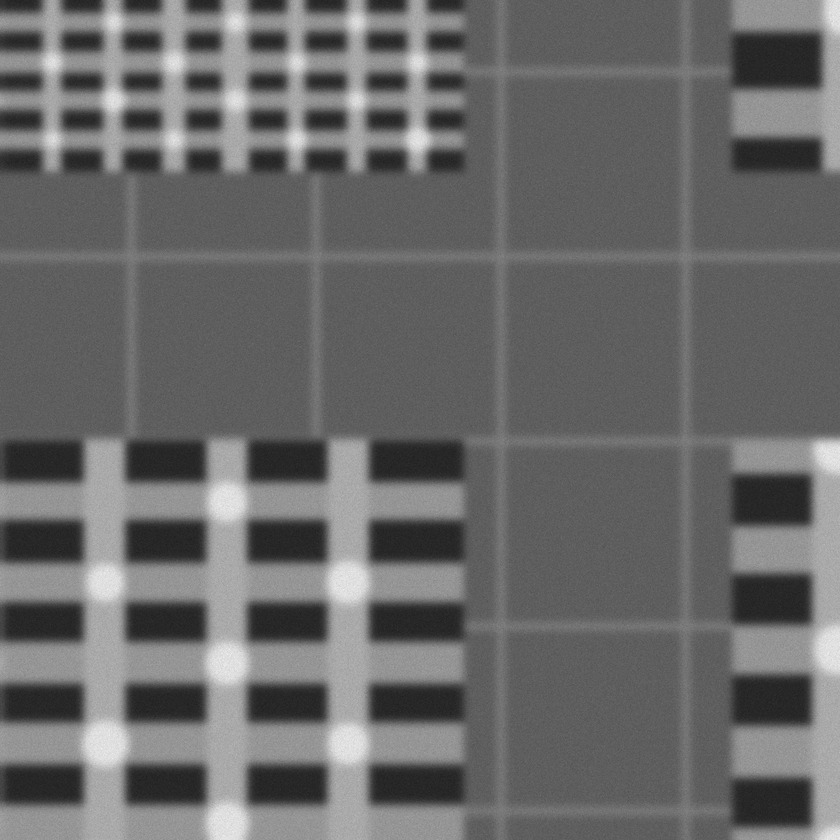
#> input picture data/_sponsor/verify/reference/00000.png, 840 x 840 px, shrunk from 1000 x 1000 before the run
$ python -i preprocess.py   (imports and definitions only)   (older library calls are emulated)
#> lines starting #> are read from the running program, lines starting #| are printed output that depends on the picture; after the words box and inside, x2 and y2 are one past the last pixel; in counts of white or black regions, pixels touching at a corner belong together
#> further down, picture is the input picture: shape (840, 840, 3); min 30, max 239, mean 105.6
"""Preprocessing stages A1-A2: put both images into a domain where correlation is the right tool.

Each function targets a SPECIFIC degradation identified in the verified hypotheses
(results/hypotheses.md), rather than being generic image cleanup. Every one is an ablation row and
has to earn its place by moving a measured number (R9).

The organising idea is the project's thesis: we know the forward model, so rather than tuning a
similarity measure until it copes, we undo the known corruptions and let the estimator be optimal.
"""

from __future__ import annotations

import cv2
import numpy as np


# [140 lines left out: functions median_denoise, row_destripe, destreak, generalized_anscombe, not called in this run]


def estimate_noise_params(img: np.ndarray, n_bins: int = 24) -> tuple[float, float]:
    """Estimate Poisson gain and Gaussian sigma from a single image (step A4).

    Under Poisson-Gaussian noise the local variance is affine in the local mean:

        Var = gain * mean + sigma^2

    so regressing one on the other over homogeneous windows recovers both parameters with no
    training and no assumption about which generator produced the image. That is the point: it
    self-calibrates on the evaluator's data even if their degradation settings differ from ours.

    Windows are restricted to low-gradient regions, because structure edges inflate the local
    variance and would otherwise be mistaken for noise.
    """
#> called with n_bins = 24
    work = img.astype(np.float64)
    k = 5
    mean = cv2.blur(work, (k, k))
    var = np.maximum(cv2.blur(work * work, (k, k)) - mean * mean, 0.0)
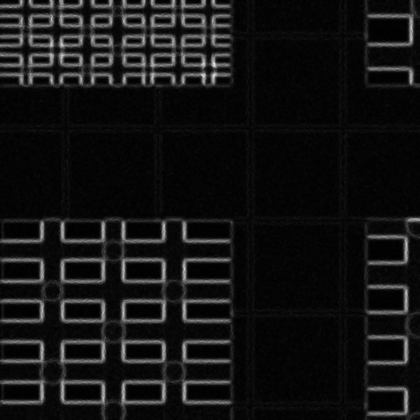
#> var: shape (840, 840, 3) float64 (shown at 1/2 size); min 0.918, max 445.2, mean 35.4; drawn with min black and max white

    gx = cv2.Sobel(mean, cv2.CV_64F, 1, 0, ksize=3)
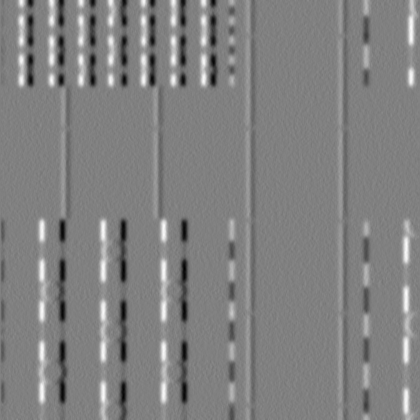
#> gx: shape (840, 840, 3) float64 (shown at 1/2 size); min -100.3, max 98.84, mean 0.5; drawn with min black and max white
    gy = cv2.Sobel(mean, cv2.CV_64F, 0, 1, ksize=3)
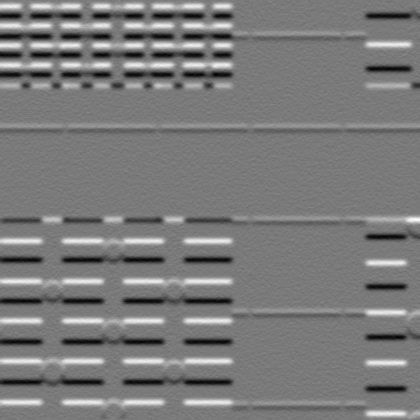
#> gy: shape (840, 840, 3) float64 (shown at 1/2 size); min -85.6, max 93.16, mean 0.4; drawn with min black and max white
    grad = cv2.magnitude(gx, gy)
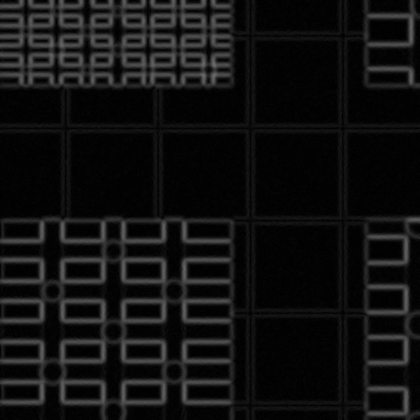
#> grad: shape (840, 840, 3) float64 (shown at 1/2 size); min 0, max 108.9, mean 17
    flat = grad < np.percentile(grad, 20)
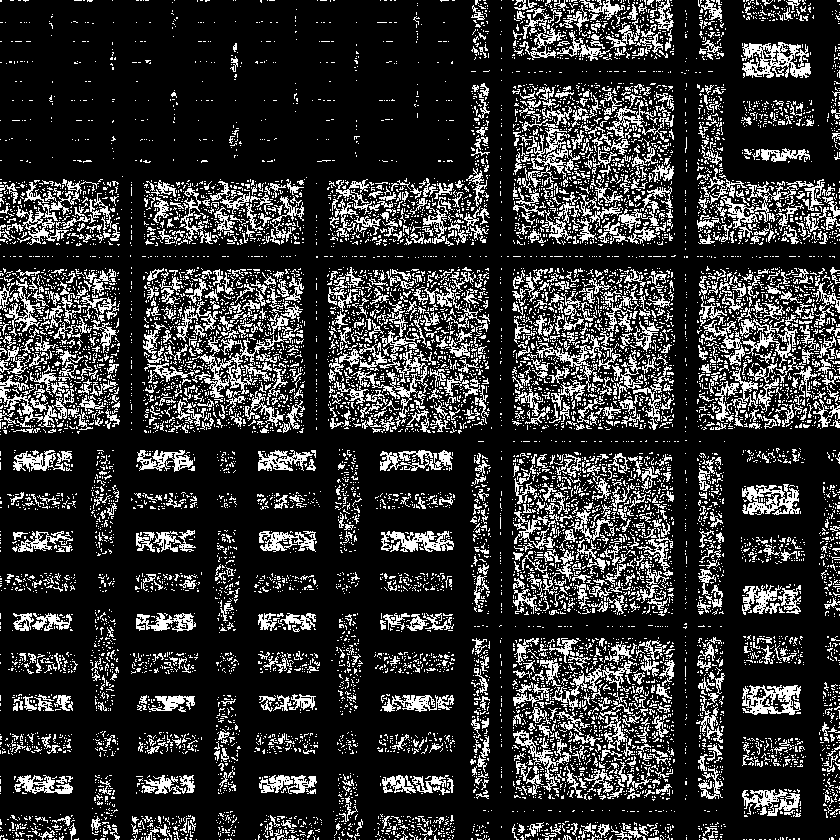
#> flat: shape (840, 840, 3) bool; 20% white in thin lines or dots

    m, v = mean[flat], var[flat]
    if m.size < 100:
        return 1.0, float(np.sqrt(max(np.median(var), 1e-6)))

    edges = np.linspace(m.min(), m.max(), n_bins + 1)
    idx = np.digitize(m, edges)
    bm, bv = [], []
    for b in range(1, len(edges)):
        sel = idx == b
        if sel.sum() > 50:
            bm.append(float(m[sel].mean()))
            bv.append(float(np.median(v[sel])))
#> after the loop, bm = [39.05, 67.45, 92.09, 94.05, 114.3, 119.4, 146.9, 149.1, 157.4, 168.9, 171.4, 223.7]; bv = [4.82, 7.21, 8.2, 8.31, 10.41, 10.12, 12.11, 11.92, 12.51, 12.97, 12.55, 15.73]

    if len(bm) < 4:
        return 1.0, float(np.sqrt(max(np.median(var), 1e-6)))

    gain, intercept = np.polyfit(bm, bv, 1)
#> gain = 0.0584; intercept = 3.05
    gain = float(np.clip(gain, 1e-3, 1e3))
    sigma = float(np.sqrt(max(intercept, 0.0)))
#> sigma = 1.75
    return gain, sigma


# [59 lines left out: functions phase_congruency_channel, local_contrast_normalize, not called in this run]

>>> import cv2
>>> picture = cv2.imread('../../data/_sponsor/verify/reference/00000.png')
>>> result = estimate_noise_params(picture)
#> result = (0.0584, 1.75)

$ run again, on data/_sponsor/verify/reference/00001.png
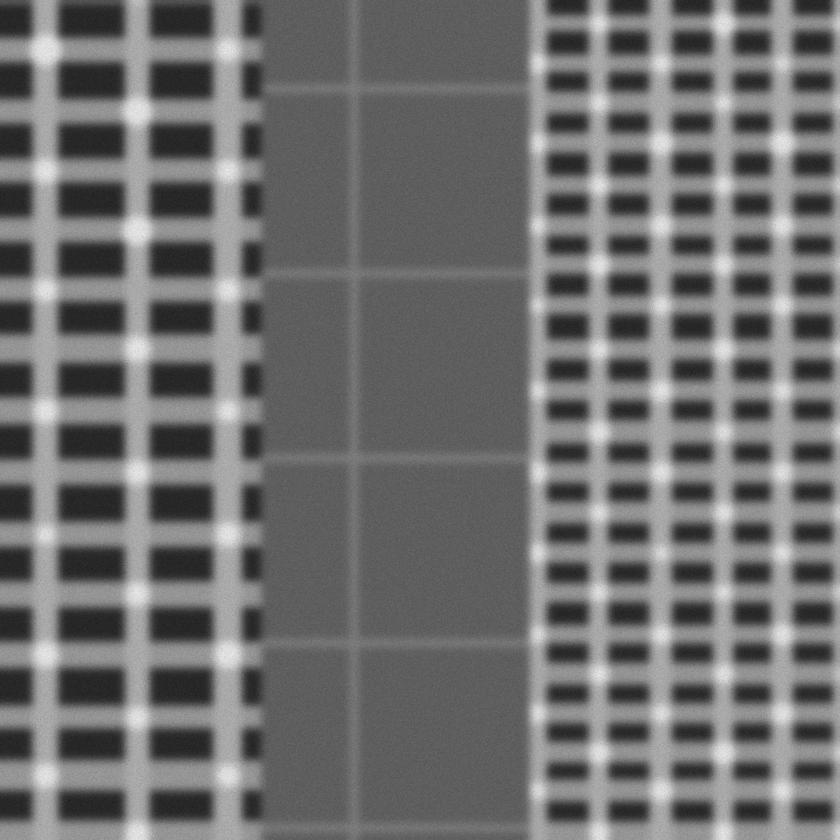
#> input picture data/_sponsor/verify/reference/00001.png, 840 x 840 px, shrunk from 1000 x 1000 before the run
#> picture is the input picture: shape (840, 840, 3); min 30, max 240, mean 111.6
#> in estimate_noise_params, `grad = cv2.magnitude(gx, gy)`:
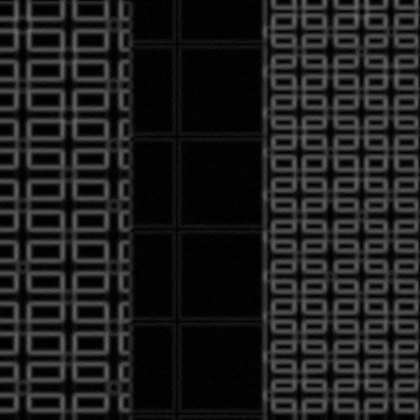
#> grad: shape (840, 840, 3) float64 (shown at 1/2 size); min 0, max 108.6, mean 29.7
#> in estimate_noise_params, `flat = grad < np.percentile(grad, 20)`:
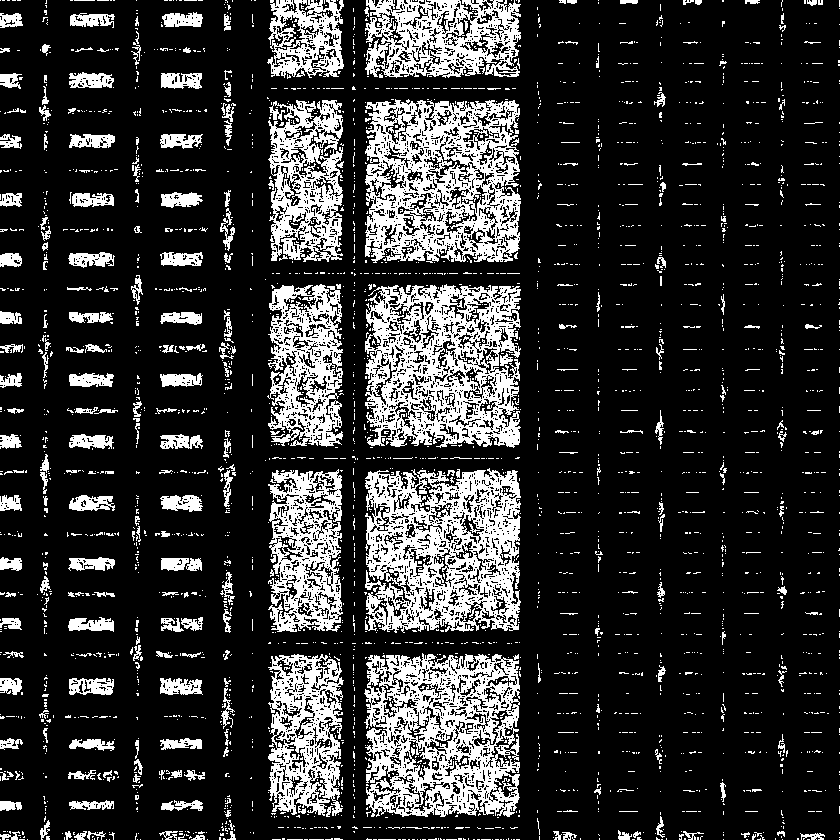
#> flat: shape (840, 840, 3) bool; 20% white; 3056 white regions (2791 under 20 px), largest, box (x1, y1, x2, y2) and area: (365, 468, 521, 633) 16432, (365, 99, 521, 263) 16146, (364, 653, 520, 817) 15998
#> after the loop in estimate_noise_params, `for b in range(1, len(edges)):`: bm = [39.29, 78.69, 91.74, 94.04, 114.1, 118.1, 145.8, 148.8, 168.3, 170.9, 216.2, 222.6]; bv = [4.93, 10.79, 8.21, 8.36, 10.24, 11.05, 12.39, 11.86, 13, 12.88, 16.06, 16.87]
#> gain = 0.0574; intercept = 3.69
#> sigma = 1.92
#> result = (0.0574, 1.92)
